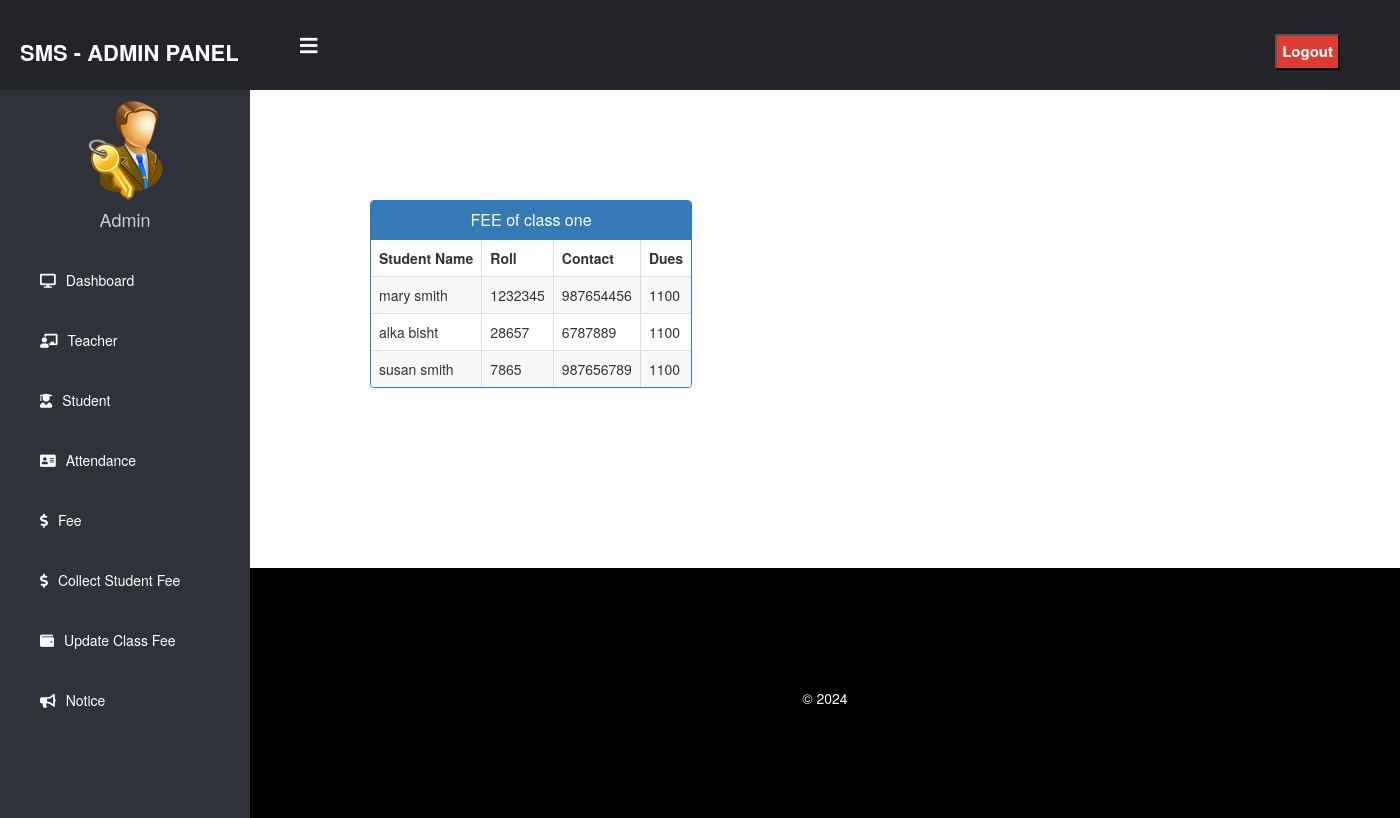
/admin-view-fee/one (signed in), run on an earlier commit of the app's database.
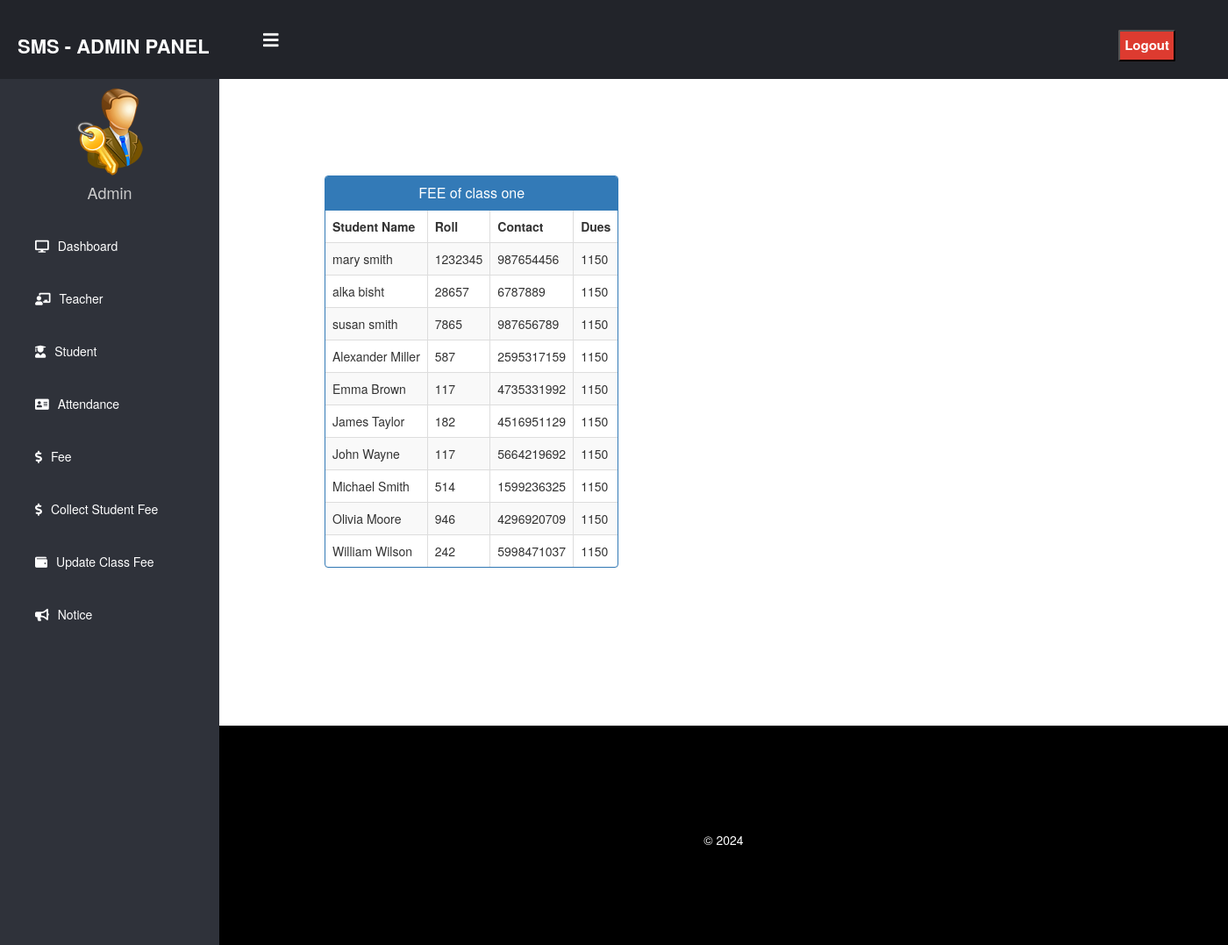
And on a later commit of the database.
### school/models.py (models this page shows, shortened)
class StudentExtra(models.Model):
    user=models.OneToOneField(User,on_delete=models.CASCADE)
    roll = models.CharField(max_length=10)
    mobile = models.CharField(max_length=40,null=True)
    fee = models.PositiveIntegerField()
    cl= models.CharField(max_length=10,choices=classes,default='one')
    status=models.BooleanField(default=False)
    @property
    def get_name(self):
        return self.user.first_name+" "+self.user.last_name

### school/views.py (the view)
# urls.py: path('admin-view-fee/<str:cl>', views.admin_view_fee_view,name='admin-view-fee'),
@login_required(login_url='adminlogin')
@user_passes_test(is_admin)
def admin_view_fee_view(request,cl):
    feedetails=models.StudentExtra.objects.all().filter(cl=cl)
    return render(request,'school/admin_view_fee.html',{'feedetails':feedetails,'cl':cl})

### school/views.py (called while the page is built)
def is_admin(user):
    return user.groups.filter(name='ADMIN').exists()

### templates/school/admin_view_fee.html (shortened to what this page needs)
{% extends 'school/adminbase.html' %}
{% block content %}
<head>
  <link href="//netdna.bootstrapcdn.com/bootstrap/3.0.0/css/bootstrap.min.css" rel="stylesheet" id="bootstrap-css">
</head>
<div class="container">
  <div class="row">
    <div class="panel panel-primary">
      <div class="panel-heading">
        <h6 class="panel-title">FEE of class {{cl}} </h6>
      </div>
      <table class="table table-hover table-striped table-bordered" id="dev-table">
        <thead>
          <tr>
            <th>Student Name</th>
            <th>Roll</th>
            <th>Contact</th>
            <th>Dues</th>
          </tr>
        </thead>
        {%for f in feedetails %}
        <tr>
          <td>{{f.get_name}}</td>
          <td>{{f.roll}}</td>
          <td>{{f.mobile}}</td>
          <td>{{f.fee}}</td>
        </tr>
        {%endfor%}
      </table>
    </div>
  </div>
</div>
{% endblock content %}

### templates/school/adminbase.html (shortened to what this page needs)
<!DOCTYPE html>
{% load static %}
<html lang="en" dir="ltr">
<head>
  <link href="https://maxcdn.bootstrapcdn.com/bootstrap/4.1.1/css/bootstrap.min.css" rel="stylesheet" id="bootstrap-css">
  <link rel="stylesheet" href="https://cdnjs.cloudflare.com/ajax/libs/font-awesome/5.12.1/css/all.min.css">
</head>
<body>
  <header>
    <label for="check">
      <i class="fas fa-bars" id="sidebar_btn"></i>
    </label>
    <div class="left_area">
      <h3>SMS - Admin Panel</h3>
    </div>
    <div class="right_area">
      <form action="{% url 'logout' %}" method="post" style="display: inline;">
        <button type="submit" class="logout_btn">Logout</button>
      </form>
    </div>
  </header>
  <div class="sidebar">
    <center>
      <img src="{% static "images/admin-icn.png" %}" class="profile_image" alt="">
      <h4>Admin {{request.user.first_name}}</h4>
    </center>
    <a href="/admin-dashboard"><i class="fas fa-desktop"></i><span>Dashboard</span></a>
    <a href="/admin-teacher"><i class="fas fa-chalkboard-teacher"></i><span>Teacher</span></a>
    <a href="/admin-student"><i class="fas fa-user-graduate"></i><span>Student</span></a>
    <a href="/admin-attendance"><i class="fas fa-address-card"></i><span>Attendance</span></a>
    <a href="{% url 'admin-class-fee-select' %}"><i class="fas fa-dollar"></i><span>Fee</span></a>
    <a href="{% url 'student-fee-details' %}"><i class="fas fa-dollar"></i><span>Collect Student Fee</span></a>
    <a href="{% url 'admin-update-class-fee' %}"><i class="fas fa-wallet"></i><span>Update Class Fee</span></a>
    <a href="/admin-notice"><i class="fas fa-bullhorn"></i><span>Notice</span></a>
  </div>
  <div class="content">
    <br><br><br><br><br>
    {% block content %}
    {% endblock content %}
    <br><br><br>
    {% include "school/footer.html" %}
  </div>
</body>
</html>

### templates/school/footer.html (shortened to what this page needs)
<!DOCTYPE html>
<html>
<head>
  <link rel="stylesheet" href="https://maxcdn.bootstrapcdn.com/font-awesome/4.7.0/css/font-awesome.min.css">
</head>
<footer>
  <br>
  <div class="container">
    <div class="row">
      <div class="col-md-12 col-sm-12">
        <div style="color:#ffffff;" class="wow fadeInUp footer-copyright">
          <p>
             &copy; 2024 </p>
        </div>
      </div>
    </div>
  </div>
</footer>
</html>

### templates/school/admin_view_fee.html (style rules this page uses)
a:link { text-decoration: none; }
h6 { text-align: center; }
.row { margin: 100px; }

### templates/school/footer.html (style rules this page uses)
footer { padding: 0px 0px 0px 0px; background-color: black; margin: 0px; }
p { text-align: center; }

What changed in the data, as far as the page shows it:
changed StudentExtra "mary smith": fee "1100" → "1150"
changed StudentExtra "alka bisht": fee "1100" → "1150"
changed StudentExtra "susan smith": fee "1100" → "1150"
added StudentExtra: get_name "Alexander Miller", roll "587", mobile "2595317159", fee "1150"
added StudentExtra: get_name "Emma Brown", roll "117", mobile "4735331992", fee "1150"
added StudentExtra: get_name "James Taylor", roll "182", mobile "4516951129", fee "1150"
added StudentExtra: get_name "John Wayne", roll "117", mobile "5664219692", fee "1150"
added StudentExtra: get_name "Michael Smith", roll "514", mobile "1599236325", fee "1150"
added StudentExtra: get_name "Olivia Moore", roll "946", mobile "4296920709", fee "1150"
added StudentExtra: get_name "William Wilson", roll "242", mobile "5998471037", fee "1150"
